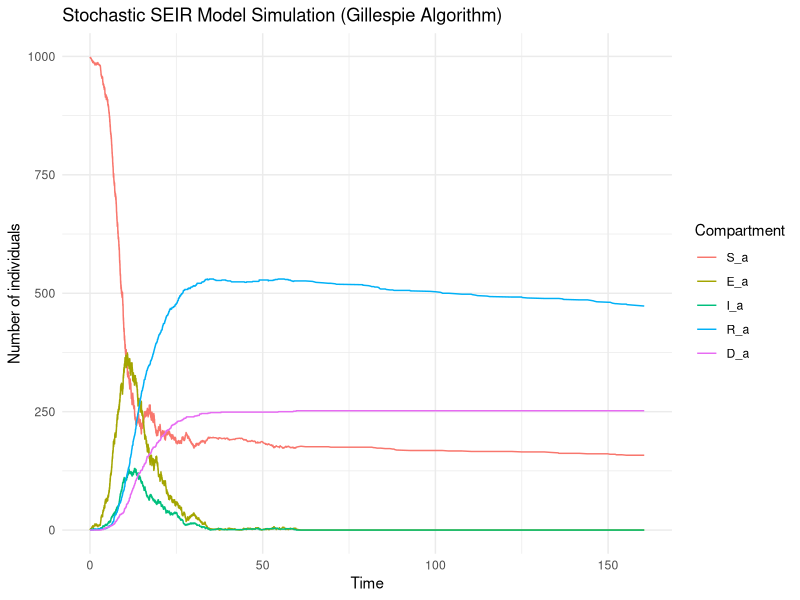
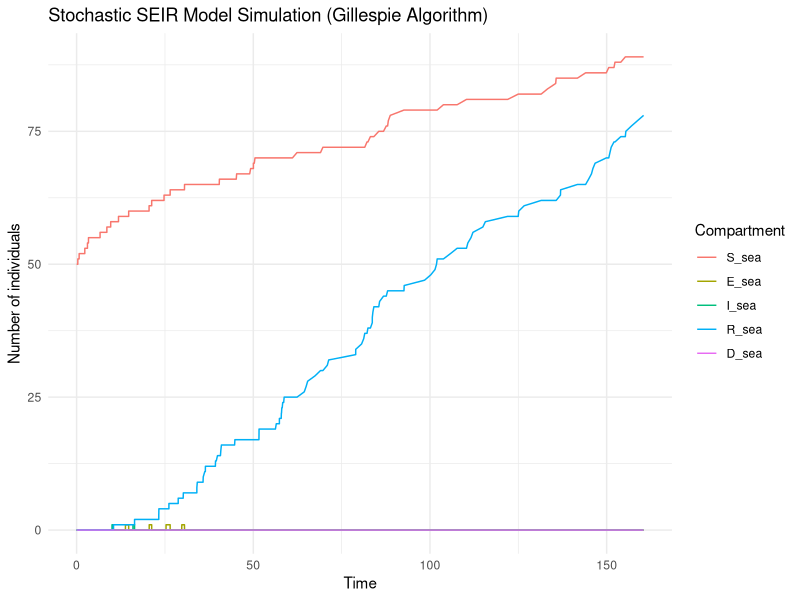

R code for these plots, in order:



# -------------------------------------------------------------------------

# transition A to sea



# -------------------------------------------------------------------------



library(tidyverse)
library(ggplot2)
library(reshape2)
library(abind)
library(cowplot)

# Parameters
total_time <- 160          # Simulation time

sigma <- 1/5.2             # Rate of progression from exposed to infectious (inverse of incubation period)
gamma <- 1/2.9             # Recovery rate (inverse of infectious period)
eta <-  (1/5.2)*(0.1)*50   # Rate of progression from infectious to exposed
mu <- (1/2.9) * 0.5        # Rate of mortality 

beta_colony <- 0.01        # Transmission rate in a colony
beta_sea <- 0.001          # Transmission rate at sea
beta = c(beta_colony, beta_sea)


tau = 0.001                # Tansition from colony A to the sea

# Initial state

## In colony A
N <- 1000                  # Total population in colony A
initial_infected <- 1

initial_exposed <- 0
initial_recovered <- 0
initial_susceptible <- N - initial_infected - initial_exposed - initial_recovered
initial_dead <- 0

initial_state_A <- c(S = initial_susceptible,
                     E = initial_exposed,
                     I = initial_infected,
                     R = initial_recovered,
                     D = initial_dead)

## At sea
N <- 50                  # Total population at sea
initial_infected <- 0

initial_exposed <- 0
initial_recovered <- 0
initial_susceptible <- N - initial_infected - initial_exposed - initial_recovered
initial_dead <- 0

initial_state_sea <- c(S = initial_susceptible,
                       E = initial_exposed,
                       I = initial_infected,
                       R = initial_recovered,
                       D = initial_dead)



initial_state = matrix(data = c(initial_state_A,
                                initial_state_sea), 
                       nrow = 2, ncol = 5, 
                       byrow = T)

# Gillespie SEIR model function
gillespie_seir <- function(N, beta, sigma, gamma, initial_state, total_time) {
  times <- c(0)
  states <- array(dim = c(2,5,1), data = initial_state)
  
  while (times[length(times)] < total_time) {
    
    S_a <- states[1, 1, dim(states)[3]]
    E_a <- states[1, 2, dim(states)[3]]
    I_a <- states[1, 3, dim(states)[3]]
    R_a <- states[1, 4, dim(states)[3]]
    D_a <- states[1, 5, dim(states)[3]]
    
    S_sea <- states[2, 1, dim(states)[3]]
    E_sea <- states[2, 2, dim(states)[3]]
    I_sea <- states[2, 3, dim(states)[3]]
    R_sea <- states[2, 4, dim(states)[3]]
    D_sea <- states[2, 5, dim(states)[3]]
    
    rates <- c(
      "S_a_to_E_a" = beta[1] * S_a * I_a,
      "E_a_to_S_a" = eta * E_a,
      "E_a_to_I_a" = sigma * E_a,
      "I_a_to_R_a" = gamma * I_a,
      "I_a_to_D_a" = mu * I_a,
      
      "S_sea_to_E_sea" = beta[2] * S_sea * I_sea,
      "E_sea_to_S_sea" = eta * E_sea,
      "E_sea_to_I_sea" = sigma * E_sea,
      "I_sea_to_R_sea" = gamma * I_sea,
      "I_sea_to_D_sea" = mu * I_sea,
      
      "S_a_to_S_sea" = tau * S_a,
      "E_a_to_E_sea" = tau * E_a,
      "I_a_to_I_sea" = tau * I_a,
      "R_a_to_R_sea" = tau * R_a
      
      
    )
    
    total_rate <- sum(rates)
    
    if (total_rate == 0) {
      break
    }
    
    time_step <- rexp(1, total_rate)
    times <- c(times, times[length(times)] + time_step)
    
    transition <- sample(names(rates), 1, prob = rates / total_rate)
    
    if (transition == "S_a_to_E_a") {
      S_a <- S_a - 1
      E_a <- E_a + 1
    } else if (transition == "E_a_to_S_a") {
      E_a <- E_a - 1
      S_a <- S_a + 1
    } else if (transition == "E_a_to_I_a") {
      E_a <- E_a - 1
      I_a <- I_a + 1
    } else if (transition == "I_a_to_R_a") {
      I_a <- I_a - 1
      R_a <- R_a + 1
    } else if (transition == "I_a_to_D_a") {
      I_a <- I_a - 1
      D_a <- D_a + 1
    } else if (transition == "S_sea_to_E_sea") {
      S_sea <- S_sea - 1
      E_sea <- E_sea + 1
    } else if (transition == "E_sea_to_S_sea") {
      E_sea <- E_sea - 1
      S_sea <- S_sea + 1
    } else if (transition == "E_sea_to_I_sea") {
      E_sea <- E_sea - 1
      I_sea <- I_sea + 1
    } else if (transition == "I_sea_to_R_sea") {
      I_sea <- I_sea - 1
      R_sea <- R_sea + 1
    } else if (transition == "I_sea_to_D_sea") {
      I_sea <- I_sea - 1
      D_sea <- D_sea + 1
    } else if (transition == "S_a_to_S_sea") {
      S_a <- S_a - 1
      S_sea <- S_sea + 1
    } else if (transition == "E_a_to_E_sea") {
      E_a <- E_a - 1
      E_sea <- E_sea + 1
    } else if (transition == "I_a_to_I_sea") {
      I_a <- I_a - 1
      I_sea <- I_sea + 1
    } else if (transition == "R_a_to_R_sea") {
      R_a <- R_a - 1
      R_sea <- R_sea + 1
    }
    
    
    new_state = matrix(data = c(S_a, E_a, I_a, R_a, D_a,
                                S_sea, E_sea, I_sea, R_sea, D_sea), 
                           nrow = 2, ncol = 5, 
                           byrow = T)
    
    states <- abind(states, new_state)
  }
  
  return(list(times = times, states = states))
}



# Run simulation
result <- gillespie_seir(N, beta, sigma, gamma, initial_state, total_time)

# Convert results to data frame for plotting
output <- data.frame(time = result$times,
                     
                     S_a = result$states[1, 1,],
                     E_a = result$states[1, 2,],
                     I_a = result$states[1, 3,],
                     R_a = result$states[1, 4,],
                     D_a = result$states[1, 5,],
                     
                     S_sea = result$states[2, 1,],
                     E_sea = result$states[2, 2,],
                     I_sea = result$states[2, 3,],
                     R_sea = result$states[2, 4,],
                     D_sea = result$states[2, 5,])

output_long <- melt(output, id = "time")

# Plot results

output_a = output_long %>% subset(., variable %in% c("S_a", "E_a", "I_a", "R_a", "D_a"))
plot_a = ggplot(output_a, aes(x = time, y = value, color = variable)) +
  geom_line() +
  labs(x = "Time", y = "Number of individuals", color = "Compartment") +
  theme_minimal() +
  ggtitle("Stochastic SEIR Model Simulation (Gillespie Algorithm)")

output_sea = output_long %>% subset(., variable %in% c("S_sea", "E_sea", "I_sea", "R_sea", "D_sea"))
plot_sea = ggplot(output_sea, aes(x = time, y = value, color = variable)) +
  geom_line() +
  labs(x = "Time", y = "Number of individuals", color = "Compartment") +
  theme_minimal() +
  ggtitle("Stochastic SEIR Model Simulation (Gillespie Algorithm)")


plot_a 
plot_sea
